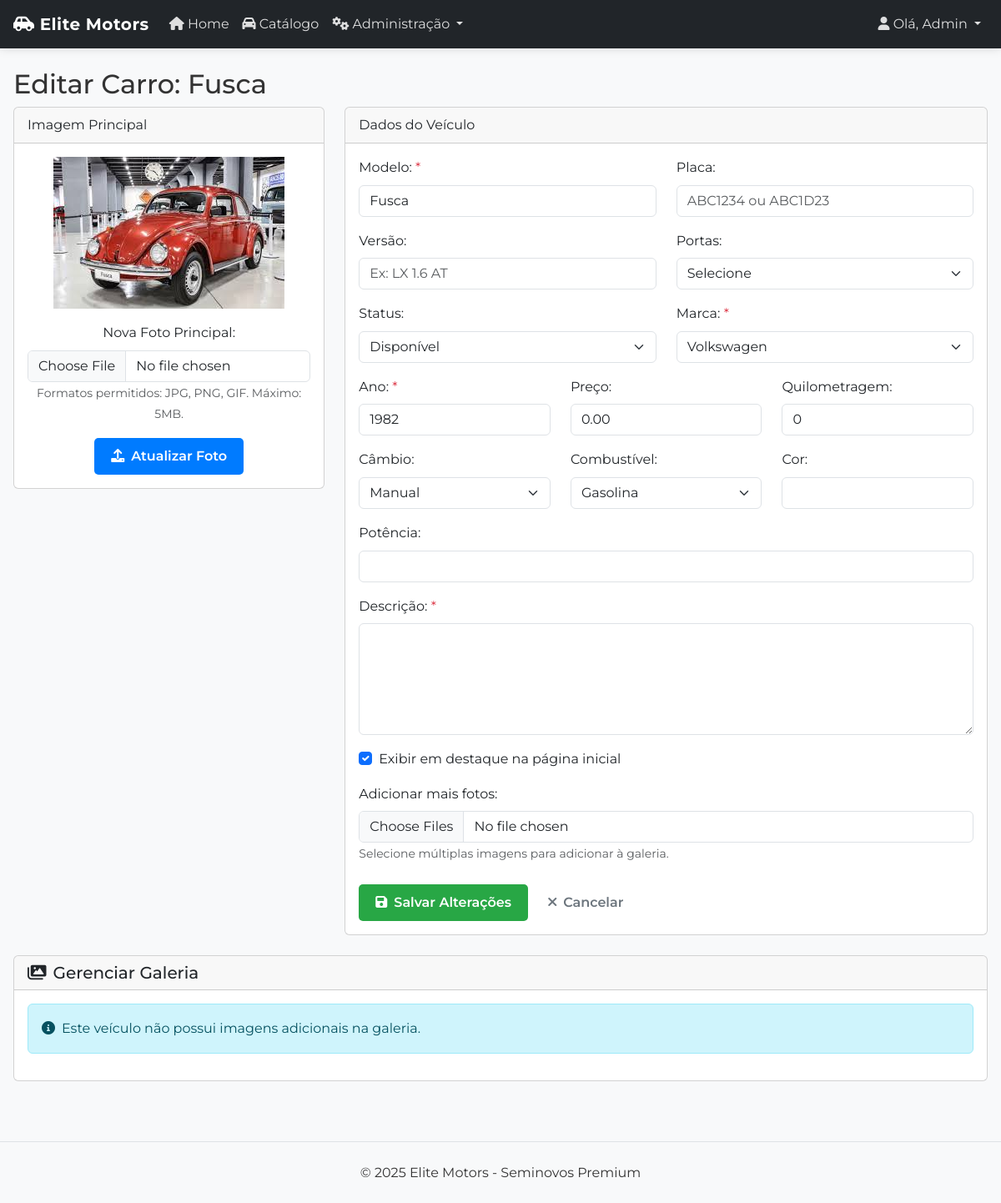
The app's page /public/index.php?url=carro/editar&id=2 (signed in), older data.
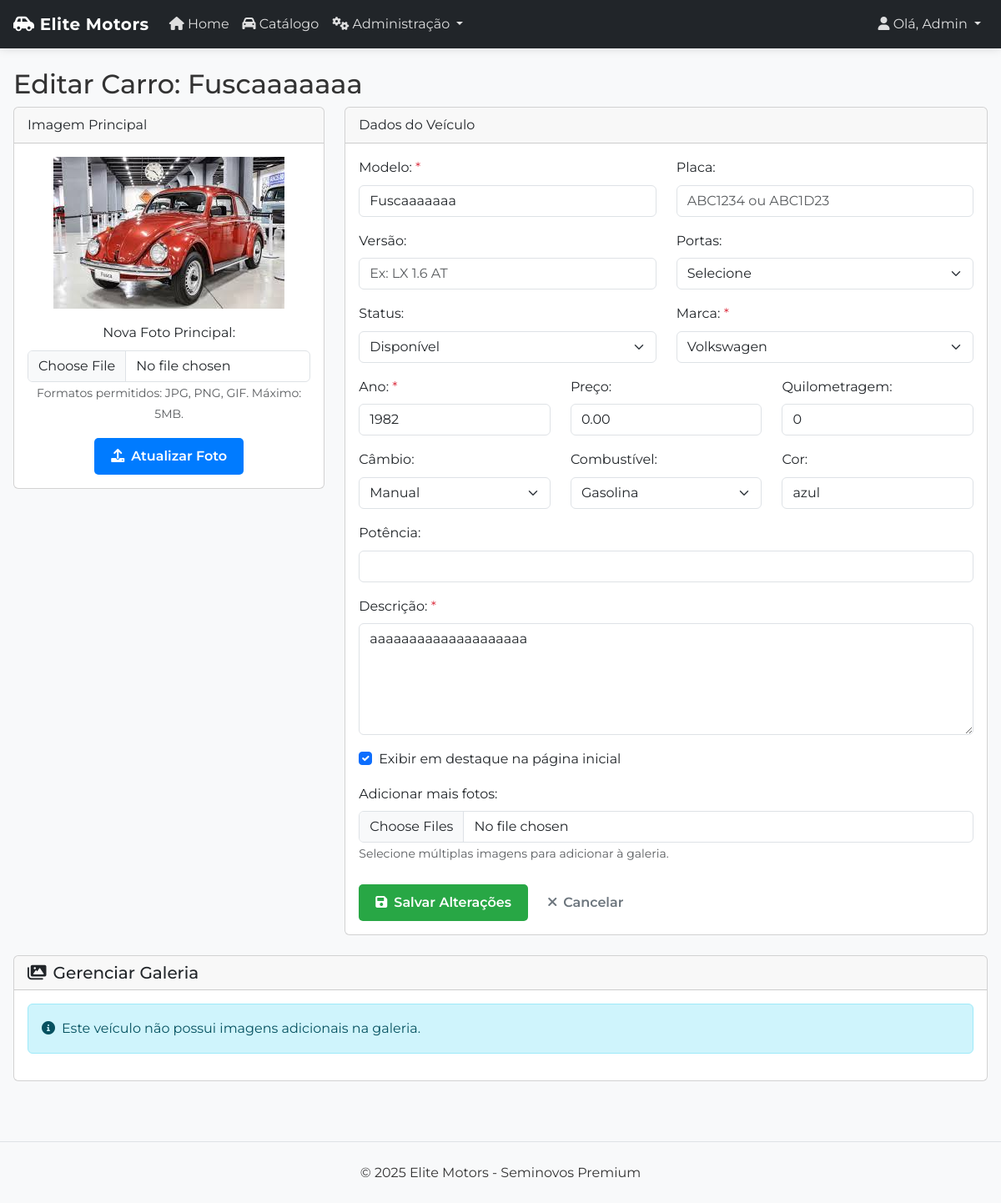
The same page, newer data.
### tables this page shows
CREATE TABLE `carros` (
  `id` int(11) NOT NULL,
  `modelo` varchar(100) NOT NULL,
  `ano` int(11) NOT NULL,
  `marca_id` int(11) DEFAULT NULL,
  `imagem` varchar(255) DEFAULT NULL,
  `preco` decimal(10,2) NOT NULL DEFAULT 0.00,
  `km` int(11) NOT NULL DEFAULT 0,
  `descricao` text NOT NULL DEFAULT '',
  `destaque` tinyint(1) DEFAULT 0,
  `cambio` varchar(50) DEFAULT 'Manual',
  `combustivel` varchar(50) DEFAULT 'Gasolina',
  `cor` varchar(50) NOT NULL DEFAULT '',
  `potencia` varchar(50) NOT NULL DEFAULT '',
  `created_at` timestamp NOT NULL DEFAULT current_timestamp(),
  `placa` varchar(10) DEFAULT NULL,
  `versao` varchar(100) DEFAULT NULL,
  `portas` int(1) DEFAULT NULL,
  `final_placa` int(1) DEFAULT NULL,
  `views` int(11) NOT NULL DEFAULT 0,
  `status` varchar(20) DEFAULT 'disponivel'
);

CREATE TABLE `marcas` (
  `id` int(11) NOT NULL,
  `nome` varchar(100) NOT NULL
);

### views/editar_carro.php (the view, shortened to what the changed rows need)
<?php include __DIR__ . '/header.php'; ?>
<div class="container my-4">
    <h2>Editar Carro: <?php echo htmlspecialchars($carro['modelo']); ?></h2>
    <div class="row mb-4">
        <div class="col-md-4">
            <div class="card">
                <div class="card-header">Imagem Principal</div>
                <div class="card-body text-center">
                    <?php if ($carro['imagem']): ?>
                        <img src="/mvc/public/<?php echo htmlspecialchars($carro['imagem']); ?>"
                            alt="<?php echo htmlspecialchars($carro['modelo']); ?>"
                            class="img-fluid mb-3" style="max-height: 200px;">
                    <?php endif; ?>
                    <form action="index.php?url=carro/atualizar" method="post" enctype="multipart/form-data" class="needs-validation" novalidate>
                        <div class="mb-3">
                            <label for="imagem" class="form-label">Nova Foto Principal:</label>
                            <input type="file" id="imagem" name="imagem" accept="image/jpeg,image/png,image/gif" class="form-control">
                            <small class="text-muted">Formatos permitidos: JPG, PNG, GIF. Máximo: 5MB.</small>
                        </div>
                        <button type="submit" class="btn btn-primary">
                            <i class="fas fa-upload me-2"></i>Atualizar Foto
                        </button>
                    </form>
                </div>
            </div>
        </div>
        <div class="col-md-8">
            <div class="card">
                <div class="card-header">Dados do Veículo</div>
                <div class="card-body">
                    <form action="index.php?url=carro/salvarEdicao" method="post" enctype="multipart/form-data" class="needs-validation" novalidate>
                        <div class="row">
                            <div class="col-md-6 mb-3">
                                <label for="modelo" class="form-label">Modelo: <span class="text-danger">*</span></label>
                                <input type="text" id="modelo" name="modelo" class="form-control"
                                    value="<?php echo htmlspecialchars($carro['modelo']); ?>" required>
                            </div>
                            <div class="col-md-6 mb-3">
                                <label for="placa" class="form-label">Placa:</label>
                                <input type="text" id="placa" name="placa" class="form-control"
                                       value="<?php echo htmlspecialchars($carro['placa'] ?? ''); ?>"
                                       pattern="[A-Za-z]{3}[0-9]{4}|[A-Za-z]{3}[0-9]{1}[A-Za-z]{1}[0-9]{2}"
                                       placeholder="ABC1234 ou ABC1D23">
                            </div>
                        </div>
                        <div class="row">
                            <div class="col-md-6 mb-3">
                                <label for="versao" class="form-label">Versão:</label>
                                <input type="text" id="versao" name="versao" class="form-control"
                                       value="<?php echo htmlspecialchars($carro['versao'] ?? ''); ?>"
                                       placeholder="Ex: LX 1.6 AT">
                            </div>
                            <div class="col-md-6 mb-3">
                                <label for="portas" class="form-label">Portas:</label>
                                <select id="portas" name="portas" class="form-select">
                                    <option value="">Selecione</option>
                                </select>
                            </div>
                        </div>
                        <div class="row">
                            <div class="col-md-6 mb-3">
                                <label for="status" class="form-label">Status:</label>
                                <select id="status" name="status" class="form-select">
                                    <option value="disponivel" <?php echo ($carro['status'] == 'disponivel') ? 'selected' : ''; ?>>Disponível</option>
                                </select>
                            </div>
                            <div class="col-md-6 mb-3">
                                <label for="marca_id" class="form-label">Marca: <span class="text-danger">*</span></label>
                                <select id="marca_id" name="marca_id" class="form-select" required>
                                    <?php foreach ($marcas as $marca): ?>
                                        <option value="<?php echo $marca['id']; ?>"
                                            <?php echo ($marca['id'] == $carro['marca_id']) ? 'selected' : ''; ?>>
                                            <?php echo htmlspecialchars($marca['nome']); ?>
                                        </option>
                                    <?php endforeach; ?>
                                </select>
                            </div>
                        </div>
                        <div class="row">
                            <div class="col-md-4 mb-3">
                                <label for="ano" class="form-label">Ano: <span class="text-danger">*</span></label>
                                <input type="number" id="ano" name="ano" class="form-control"
                                    value="<?php echo htmlspecialchars($carro['ano']); ?>" required>
                            </div>
                            <div class="col-md-4 mb-3">
                                <label for="preco" class="form-label">Preço:</label>
                                <input type="number" id="preco" name="preco" step="0.01" class="form-control"
                                    value="<?php echo htmlspecialchars($carro['preco']); ?>">
                            </div>
                            <div class="col-md-4 mb-3">
                                <label for="km" class="form-label">Quilometragem:</label>
                                <input type="number" id="km" name="km" class="form-control"
                                    value="<?php echo htmlspecialchars($carro['km']); ?>">
                            </div>
                        </div>
                        <div class="row">
                            <div class="col-md-4 mb-3">
                                <label for="cambio" class="form-label">Câmbio:</label>
                                <select id="cambio" name="cambio" class="form-select">
                                    <option value="Manual" <?php echo ($carro['cambio'] == 'Manual') ? 'selected' : ''; ?>>Manual</option>
                                </select>
                            </div>
                            <div class="col-md-4 mb-3">
                                <label for="combustivel" class="form-label">Combustível:</label>
                                <select id="combustivel" name="combustivel" class="form-select">
                                    <option value="Gasolina" <?php echo ($carro['combustivel'] == 'Gasolina') ? 'selected' : ''; ?>>Gasolina</option>
                                </select>
                            </div>
                            <div class="col-md-4 mb-3">
                                <label for="cor" class="form-label">Cor:</label>
                                <input type="text" id="cor" name="cor" class="form-control"
                                    value="<?php echo htmlspecialchars($carro['cor']); ?>">
                            </div>
                        </div>
                        <div class="mb-3">
                            <label for="potencia" class="form-label">Potência:</label>
                            <input type="text" id="potencia" name="potencia" class="form-control"
                                value="<?php echo htmlspecialchars($carro['potencia']); ?>">
                        </div>
                        <div class="mb-3">
                            <label for="descricao" class="form-label">Descrição: <span class="text-danger">*</span></label>
                            <textarea id="descricao" name="descricao" class="form-control" rows="5" required><?php echo htmlspecialchars($carro['descricao']); ?></textarea>
                        </div>
                        <div class="form-check mb-3">
                            <input type="checkbox" class="form-check-input" id="destaque" name="destaque" value="1"
                                <?php echo ($carro['destaque'] == 1) ? 'checked' : ''; ?>>
                            <label class="form-check-label" for="destaque">
                                Exibir em destaque na página inicial
                            </label>
                        </div>
                        <div class="mb-3">
                            <label for="novas_imagens" class="form-label">Adicionar mais fotos:</label>
                            <input type="file" name="novas_imagens[]" id="novas_imagens" class="form-control" accept="image/jpeg,image/png,image/gif" multiple>
                            <small class="text-muted">Selecione múltiplas imagens para adicionar à galeria.</small>
                        </div>
                        <button type="submit" class="btn btn-success">
                            <i class="fas fa-save me-2"></i>Salvar Alterações
                        </button>
                        <a href="index.php?url=carro/detalhes&id=<?php echo $carro['id']; ?>" class="btn btn-outline-secondary">
                            <i class="fas fa-times me-2"></i>Cancelar
                        </a>
                    </form>
                </div>
            </div>
        </div>
    </div>
    <div class="card mb-4">
        <div class="card-header">
            <h5 class="mb-0"><i class="fas fa-images me-2"></i>Gerenciar Galeria</h5>
        </div>
        <div class="card-body">
            <div class="row">
                <?php if(empty($carro['galeria'])): ?>
                    <div class="col-12">
                        <div class="alert alert-info">
                            <i class="fas fa-info-circle me-2"></i>Este veículo não possui imagens adicionais na galeria.
                        </div>
                    </div>
                <?php endif; ?>
            </div>
        </div>
    </div>
</div>
<?php include __DIR__ . '/footer.php'; ?>

Row changes from the older to the newer data that the page shows:
changed carros "Disponível": modelo "Fusca" → "Fuscaaaaaaa"; cor (not shown) → "azul"; descricao (not shown) → "aaaaaaaaaaaaaaaaaaaa"
